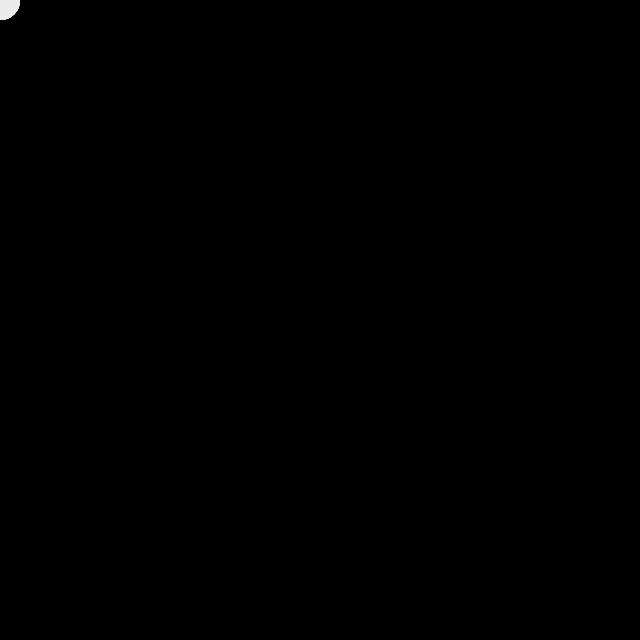
Frame 1 (no input)
Frame 60 (the mouse pressed at the canvas centre just before this capture): identical to frame 1, image omitted
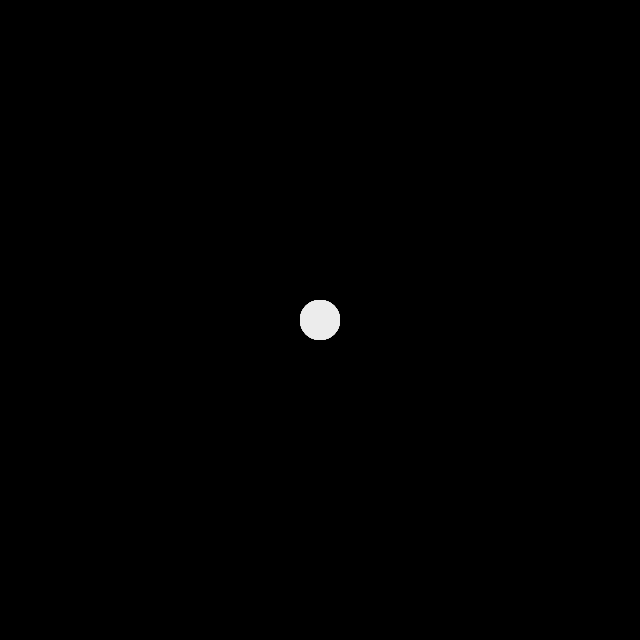
Frame 120 (the mouse held since frame 60 and released just before this capture)

The Processing sketch that drew these frames (run headless with seeded random() and noise(); from frame 60 on, the mouse is pressed at the canvas centre):

// Processing sketch: sketch_170329_example1109
// ── sketch_170329_example1109.pde
int num = 60;
int[] x = new int[num];
int[] y = new int[num];

/*
* 初期処理
* 初回のみ実行
*/
void setup() {
  size(640, 640);
  noStroke();
}

/*
* 描写処理
* 実行中は繰返し実行
*/
void draw() {
  background(0);
  for (int i = x.length-1; i > 0; i--) {
    x[i] = x[i-1];
    y[i] = y[i-1];
  }
  x[0] = mouseX;
  y[0] = mouseY;
  for (int i = 0; i < x.length; i++) {
    fill(i * 4);
    ellipse(x[i], y[i], 40, 40);
  }
}
